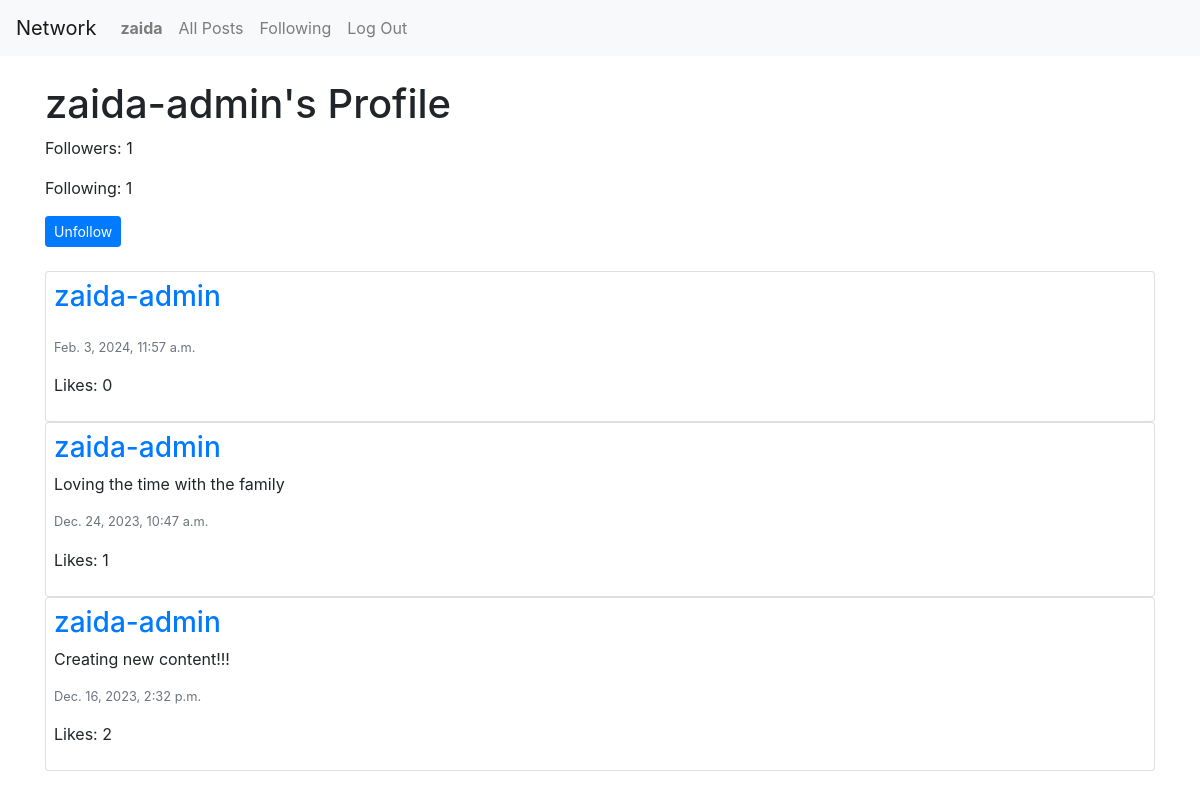
The page /profile/2 (signed in) on the database its author committed.
### network/models.py (models this page shows, shortened)
class User(AbstractUser):
    pass

class Post(models.Model):
    author= models.ForeignKey("User", on_delete=models.CASCADE, related_name='posts')
    content = models.CharField(max_length=300)
    timestamp = models.DateTimeField(auto_now_add=True)
    like = models.IntegerField(default=0)

### network/views.py (the view)
# urls.py: path("profile/<int:user_id>", views.profile, name="profile"),
def profile(request, user_id):
    user = get_object_or_404(User, id=user_id)
    current_user = request.user
    posts = Post.objects.filter(author=user).order_by('id').reverse()
    following = Follower.objects.filter(follower=user)
    followers = Follower.objects.filter(followed=user)
    isFollowing = followers.filter(follower=current_user).exists()
    paginator = Paginator(posts, 10)
    page_number = request.GET.get('page')
    page_obj = paginator.get_page(page_number)
    return render(request, "network/profile.html", {
        'posts': posts,
        'page_obj': page_obj,
        'username': user.username,
        'profile_owner': user,
        'followers': followers,
        'following': following,
        'isFollowing': isFollowing,
    })

### network/templates/network/profile.html (shortened to what this page needs)
{% extends "network/layout.html" %} {% load static %} {% block body %}
<div id="title">
  <h1 class="mt-4 mb-2">{{ username }}'s Profile</h1>
</div>
<div>
  <p id="followersCount">Followers: {{ followers.count }}</p>
  <p id="followingCount">Following: {{ following.count }}</p>
  {% if user != profile_owner %}
  {% if isFollowing %}
  <form action="{% url 'remove_follow' %}" method="post">
    <input type="submit" value="Unfollow" class="btn btn-primary mb-4 btn-sm" />
  </form>
  {% else %}
  <form action="{% url 'add_follow' %}" method="post">
    {% csrf_token %}
    <input type="hidden" name="following_user" value="{{ profile_owner }}" />
    <input type="submit" value="Follow" class="btn btn-primary mb-4 btn-sm" />
  </form>
  {% endif %} {% endif %}
</div>
<div id="posts-view">
  <div id="all-posts">
    {% for post in page_obj %}
    <div class="card p-2">
      <h3>
        <a href="{% url 'profile' user_id=post.author.id%}">{{post.author}}</a>
      </h3>
      <p>{{ post.content }}</p>
      <p class="text-secondary lh-1 small">{{ post.timestamp }}</p>
      <p>
        <span class="like_count" id="like_count_{{post.id}}"
          >Likes: {{ post.like }}
        </span>
      </p>
    </div>
    {% empty %}
    <h3>No posts available</h3>
    {% endfor %}
  </div>
</div>
{% endblock %}

### network/templates/network/layout.html (shortened to what this page needs)
{% load static %}
<!DOCTYPE html>
<html lang="en">
  <head>
    <link
      rel="stylesheet"
      href="https://stackpath.bootstrapcdn.com/bootstrap/4.4.1/css/bootstrap.min.css"
    />
    <link href="{% static 'network/styles.css' %}" rel="stylesheet" />
    <link
      rel="stylesheet"
      href="https://cdnjs.cloudflare.com/ajax/libs/font-awesome/4.7.0/css/font-awesome.min.css"
    />
  </head>
  <body>
    <nav class="navbar navbar-expand-lg navbar-light bg-light">
      <a class="navbar-brand" href="{% url 'index' %}">Network</a>
      <div>
        <ul class="navbar-nav mr-auto">
          {% if user.is_authenticated %}
          <li class="nav-item">
            <a class="nav-link" href="{% url 'profile' user_id=user.id %}"
              ><strong>{{ user.username }}</strong></a
            >
          </li>
          {% endif %}
          <li class="nav-item">
            <a class="nav-link" href="{% url 'index' %}">All Posts</a>
          </li>
          {% if user.is_authenticated %}
          <li class="nav-item">
            <a class="nav-link" href="{% url 'following' %}">Following</a>
          </li>
          <li class="nav-item">
            <a class="nav-link" href="{% url 'logout' %}">Log Out</a>
          </li>
          {% endif %}
        </ul>
      </div>
    </nav>
    <div class="container">
      <div class="body">{% block body %} {% endblock %}</div>
    </div>
  </body>
</html>

### rows shown on the page
User: username "zaida"
User: username "zaida-admin"
Post: author "zaida-admin", timestamp "Feb. 3, 2024, 11:57 a.m.", like "0"
Post: author "zaida-admin", content "Loving the time with the family", timestamp "Dec. 24, 2023, 10:47 a.m.", like "1"
Post: author "zaida-admin", content "Creating new content!!!", timestamp "Dec. 16, 2023, 2:32 p.m.", like "2"

### other values the page prints
{{ followers.count }} "1"
{{ following.count }} "1"
